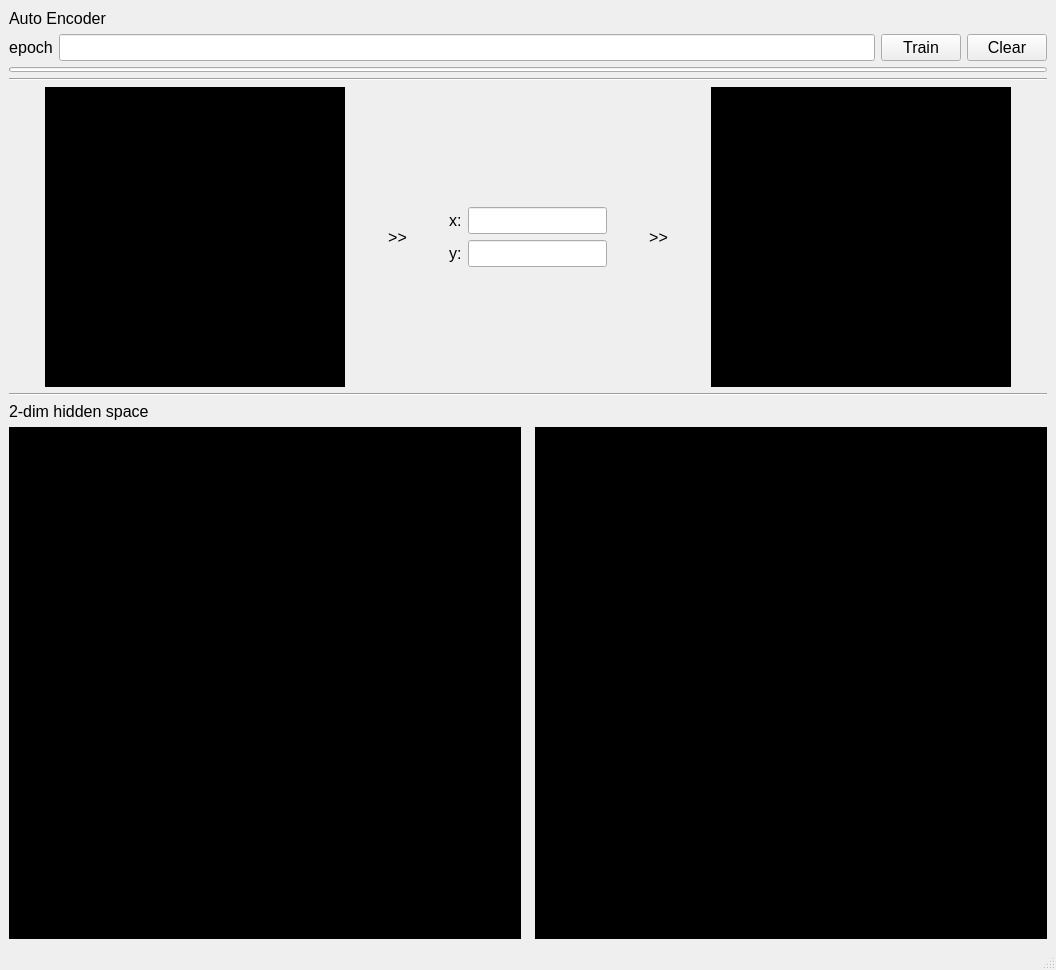
<?xml version="1.0" encoding="UTF-8"?>
<ui version="4.0">
 <class>MainWindow</class>
 <widget class="QMainWindow" name="MainWindow">
  <property name="geometry">
   <rect>
    <x>0</x>
    <y>0</y>
    <width>1056</width>
    <height>929</height>
   </rect>
  </property>
  <property name="sizePolicy">
   <sizepolicy hsizetype="Preferred" vsizetype="Preferred">
    <horstretch>0</horstretch>
    <verstretch>0</verstretch>
   </sizepolicy>
  </property>
  <property name="minimumSize">
   <size>
    <width>0</width>
    <height>0</height>
   </size>
  </property>
  <property name="windowTitle">
   <string>MainWindow</string>
  </property>
  <property name="tabShape">
   <enum>QTabWidget::Rounded</enum>
  </property>
  <widget class="QWidget" name="centralwidget">
   <layout class="QVBoxLayout" name="verticalLayout">
    <item>
     <widget class="QLabel" name="label_3">
      <property name="font">
       <font>
        <family>Arial</family>
        <pointsize>12</pointsize>
       </font>
      </property>
      <property name="text">
       <string>Auto Encoder</string>
      </property>
     </widget>
    </item>
    <item>
     <layout class="QHBoxLayout" name="FuncLayout">
      <item>
       <widget class="QLabel" name="label">
        <property name="font">
         <font>
          <family>Arial</family>
          <pointsize>12</pointsize>
         </font>
        </property>
        <property name="text">
         <string>epoch</string>
        </property>
        <property name="alignment">
         <set>Qt::AlignCenter</set>
        </property>
       </widget>
      </item>
      <item>
       <widget class="QLineEdit" name="EpochLabel">
        <property name="font">
         <font>
          <family>Arial</family>
          <pointsize>12</pointsize>
         </font>
        </property>
        <property name="text">
         <string/>
        </property>
        <property name="alignment">
         <set>Qt::AlignLeading|Qt::AlignLeft|Qt::AlignVCenter</set>
        </property>
       </widget>
      </item>
      <item>
       <widget class="QPushButton" name="TrainBtn">
        <property name="font">
         <font>
          <family>Arial</family>
          <pointsize>12</pointsize>
         </font>
        </property>
        <property name="text">
         <string>Train</string>
        </property>
       </widget>
      </item>
      <item>
       <widget class="QPushButton" name="ClearBtn">
        <property name="font">
         <font>
          <family>Arial</family>
          <pointsize>12</pointsize>
         </font>
        </property>
        <property name="text">
         <string>Clear</string>
        </property>
       </widget>
      </item>
     </layout>
    </item>
    <item>
     <widget class="QProgressBar" name="progressBar">
      <property name="sizePolicy">
       <sizepolicy hsizetype="Expanding" vsizetype="Fixed">
        <horstretch>0</horstretch>
        <verstretch>0</verstretch>
       </sizepolicy>
      </property>
      <property name="maximumSize">
       <size>
        <width>16777215</width>
        <height>5</height>
       </size>
      </property>
      <property name="value">
       <number>0</number>
      </property>
      <property name="textVisible">
       <bool>false</bool>
      </property>
     </widget>
    </item>
    <item>
     <widget class="Line" name="line">
      <property name="orientation">
       <enum>Qt::Horizontal</enum>
      </property>
     </widget>
    </item>
    <item>
     <layout class="QHBoxLayout" name="horizontalLayout">
      <item>
       <spacer name="horizontalSpacer_2">
        <property name="orientation">
         <enum>Qt::Horizontal</enum>
        </property>
        <property name="sizeHint" stdset="0">
         <size>
          <width>40</width>
          <height>20</height>
         </size>
        </property>
       </spacer>
      </item>
      <item>
       <widget class="QLabel" name="EncoderImg">
        <property name="sizePolicy">
         <sizepolicy hsizetype="Preferred" vsizetype="Preferred">
          <horstretch>0</horstretch>
          <verstretch>0</verstretch>
         </sizepolicy>
        </property>
        <property name="minimumSize">
         <size>
          <width>300</width>
          <height>300</height>
         </size>
        </property>
        <property name="maximumSize">
         <size>
          <width>300</width>
          <height>300</height>
         </size>
        </property>
        <property name="autoFillBackground">
         <bool>false</bool>
        </property>
        <property name="styleSheet">
         <string notr="true">background-color: rgb(0, 0, 0);
</string>
        </property>
        <property name="text">
         <string/>
        </property>
        <property name="alignment">
         <set>Qt::AlignCenter</set>
        </property>
       </widget>
      </item>
      <item>
       <spacer name="horizontalSpacer_4">
        <property name="orientation">
         <enum>Qt::Horizontal</enum>
        </property>
        <property name="sizeHint" stdset="0">
         <size>
          <width>40</width>
          <height>20</height>
         </size>
        </property>
       </spacer>
      </item>
      <item>
       <widget class="QLabel" name="label_4">
        <property name="font">
         <font>
          <family>Arial</family>
          <pointsize>12</pointsize>
         </font>
        </property>
        <property name="text">
         <string>&gt;&gt;</string>
        </property>
        <property name="alignment">
         <set>Qt::AlignCenter</set>
        </property>
       </widget>
      </item>
      <item>
       <spacer name="horizontalSpacer_5">
        <property name="orientation">
         <enum>Qt::Horizontal</enum>
        </property>
        <property name="sizeHint" stdset="0">
         <size>
          <width>40</width>
          <height>20</height>
         </size>
        </property>
       </spacer>
      </item>
      <item>
       <layout class="QVBoxLayout" name="verticalLayout_3">
        <item>
         <spacer name="verticalSpacer">
          <property name="orientation">
           <enum>Qt::Vertical</enum>
          </property>
          <property name="sizeHint" stdset="0">
           <size>
            <width>20</width>
            <height>40</height>
           </size>
          </property>
         </spacer>
        </item>
        <item>
         <layout class="QFormLayout" name="formLayout">
          <item row="0" column="0">
           <widget class="QLabel" name="label_6">
            <property name="font">
             <font>
              <family>Arial</family>
              <pointsize>12</pointsize>
             </font>
            </property>
            <property name="text">
             <string>x:</string>
            </property>
           </widget>
          </item>
          <item row="0" column="1">
           <widget class="QLineEdit" name="lineEdit_2">
            <property name="font">
             <font>
              <family>Arial</family>
              <pointsize>12</pointsize>
             </font>
            </property>
            <property name="readOnly">
             <bool>true</bool>
            </property>
           </widget>
          </item>
          <item row="1" column="1">
           <widget class="QLineEdit" name="lineEdit">
            <property name="font">
             <font>
              <family>Arial</family>
              <pointsize>12</pointsize>
             </font>
            </property>
            <property name="readOnly">
             <bool>true</bool>
            </property>
           </widget>
          </item>
          <item row="1" column="0">
           <widget class="QLabel" name="label_7">
            <property name="font">
             <font>
              <family>Arial</family>
              <pointsize>12</pointsize>
             </font>
            </property>
            <property name="text">
             <string>y:</string>
            </property>
           </widget>
          </item>
         </layout>
        </item>
        <item>
         <spacer name="verticalSpacer_3">
          <property name="orientation">
           <enum>Qt::Vertical</enum>
          </property>
          <property name="sizeHint" stdset="0">
           <size>
            <width>20</width>
            <height>40</height>
           </size>
          </property>
         </spacer>
        </item>
       </layout>
      </item>
      <item>
       <spacer name="horizontalSpacer_6">
        <property name="orientation">
         <enum>Qt::Horizontal</enum>
        </property>
        <property name="sizeHint" stdset="0">
         <size>
          <width>40</width>
          <height>20</height>
         </size>
        </property>
       </spacer>
      </item>
      <item>
       <widget class="QLabel" name="label_5">
        <property name="font">
         <font>
          <family>Arial</family>
          <pointsize>12</pointsize>
         </font>
        </property>
        <property name="text">
         <string>&gt;&gt;</string>
        </property>
        <property name="alignment">
         <set>Qt::AlignCenter</set>
        </property>
       </widget>
      </item>
      <item>
       <spacer name="horizontalSpacer_7">
        <property name="orientation">
         <enum>Qt::Horizontal</enum>
        </property>
        <property name="sizeHint" stdset="0">
         <size>
          <width>40</width>
          <height>20</height>
         </size>
        </property>
       </spacer>
      </item>
      <item>
       <widget class="QLabel" name="DecoderImg">
        <property name="sizePolicy">
         <sizepolicy hsizetype="Preferred" vsizetype="Preferred">
          <horstretch>0</horstretch>
          <verstretch>0</verstretch>
         </sizepolicy>
        </property>
        <property name="minimumSize">
         <size>
          <width>300</width>
          <height>300</height>
         </size>
        </property>
        <property name="maximumSize">
         <size>
          <width>300</width>
          <height>300</height>
         </size>
        </property>
        <property name="styleSheet">
         <string notr="true">background-color: rgb(0, 0, 0);
</string>
        </property>
        <property name="text">
         <string/>
        </property>
        <property name="alignment">
         <set>Qt::AlignCenter</set>
        </property>
       </widget>
      </item>
      <item>
       <spacer name="horizontalSpacer_3">
        <property name="orientation">
         <enum>Qt::Horizontal</enum>
        </property>
        <property name="sizeHint" stdset="0">
         <size>
          <width>40</width>
          <height>20</height>
         </size>
        </property>
       </spacer>
      </item>
     </layout>
    </item>
    <item>
     <widget class="Line" name="line_2">
      <property name="orientation">
       <enum>Qt::Horizontal</enum>
      </property>
     </widget>
    </item>
    <item>
     <widget class="QLabel" name="label_2">
      <property name="font">
       <font>
        <family>Arial</family>
        <pointsize>12</pointsize>
       </font>
      </property>
      <property name="text">
       <string>2-dim hidden space</string>
      </property>
     </widget>
    </item>
    <item>
     <layout class="QHBoxLayout" name="horizontalLayout_2">
      <item>
       <widget class="QLabel" name="TouchPanel">
        <property name="sizePolicy">
         <sizepolicy hsizetype="Preferred" vsizetype="Preferred">
          <horstretch>0</horstretch>
          <verstretch>0</verstretch>
         </sizepolicy>
        </property>
        <property name="minimumSize">
         <size>
          <width>512</width>
          <height>512</height>
         </size>
        </property>
        <property name="maximumSize">
         <size>
          <width>512</width>
          <height>512</height>
         </size>
        </property>
        <property name="styleSheet">
         <string notr="true">background-color: rgb(0, 0, 0);
</string>
        </property>
        <property name="text">
         <string/>
        </property>
        <property name="alignment">
         <set>Qt::AlignCenter</set>
        </property>
       </widget>
      </item>
      <item>
       <spacer name="horizontalSpacer">
        <property name="orientation">
         <enum>Qt::Horizontal</enum>
        </property>
        <property name="sizeHint" stdset="0">
         <size>
          <width>40</width>
          <height>20</height>
         </size>
        </property>
       </spacer>
      </item>
      <item>
       <widget class="QLabel" name="OutputImg">
        <property name="minimumSize">
         <size>
          <width>512</width>
          <height>512</height>
         </size>
        </property>
        <property name="maximumSize">
         <size>
          <width>512</width>
          <height>512</height>
         </size>
        </property>
        <property name="styleSheet">
         <string notr="true">background-color: rgb(0, 0, 0);</string>
        </property>
        <property name="text">
         <string/>
        </property>
       </widget>
      </item>
     </layout>
    </item>
   </layout>
  </widget>
  <widget class="QStatusBar" name="statusbar"/>
 </widget>
 <resources/>
 <connections/>
</ui>
